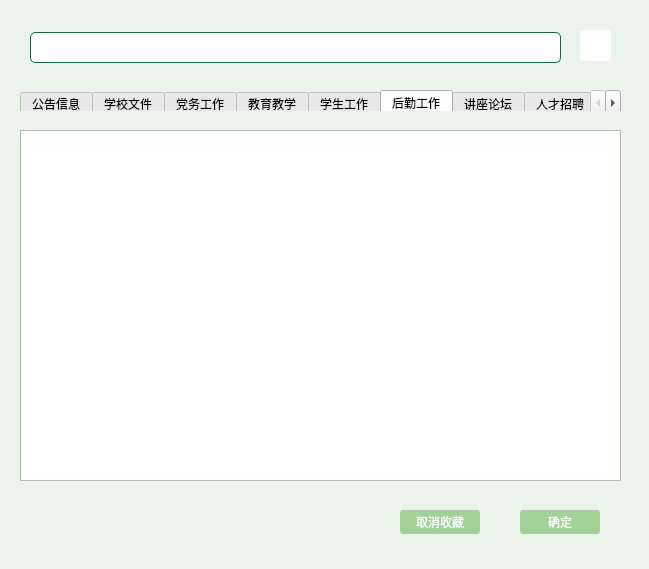
<?xml version="1.0" encoding="UTF-8"?>
<ui version="4.0">
 <class>FavoritesWidget_teacher</class>
 <widget class="QWidget" name="FavoritesWidget_teacher">
  <property name="geometry">
   <rect>
    <x>0</x>
    <y>0</y>
    <width>649</width>
    <height>569</height>
   </rect>
  </property>
  <property name="minimumSize">
   <size>
    <width>649</width>
    <height>569</height>
   </size>
  </property>
  <property name="maximumSize">
   <size>
    <width>649</width>
    <height>569</height>
   </size>
  </property>
  <property name="windowTitle">
   <string>收藏夹</string>
  </property>
  <property name="styleSheet">
   <string notr="true">#FavoritesWidget_teacher{
background-color: rgb(235, 244, 234);
}
QLineEdit {
    border-width: 1px;
    padding: 1px;
    border-style: solid;
	border-color: rgb(22, 102, 57);
    border-radius: 5px;
}

/* As mentioned above, eliminate the padding and increase the border. */
QLineEdit:focus:focus {
    border-width: 3px;
    padding: 0px;
}


QTabBar::tab:selected, QTabBar::tab:hover {
    background: qlineargradient(x1: 0, y1: 0, x2: 0, y2: 1,
                                stop: 0 #fafafa, stop: 0.4 #f4f4f4,
                                stop: 0.5 #e7e7e7, stop: 1.0 #fafafa);
}
.QPushButton:!hover
{
background-color: rgb(162, 210, 152);
color: rgb(255, 255, 255);
font: 9pt &quot;微软雅黑&quot;;
border-color: rgb(255, 255, 255);
border-radius:3px;
 padding: 3px;
}
.QPushButton:hover
{
background-color: rgb(85, 170, 127);
color: rgb(255, 255, 255);
font: 9pt &quot;微软雅黑&quot;;
border-color: rgb(255, 255, 255);
border-radius:3px
}
.QPushButton:pressed {
    padding-left: 5px;
    padding-top: 5px;
}</string>
  </property>
  <widget class="QPushButton" name="searchBtn">
   <property name="geometry">
    <rect>
     <x>580</x>
     <y>30</y>
     <width>31</width>
     <height>31</height>
    </rect>
   </property>
   <property name="styleSheet">
    <string notr="true">image: url(:/image/image/search.png);
background-color: rgb(255, 255, 255);
font: 9pt &quot;微软雅黑&quot;;
</string>
   </property>
   <property name="text">
    <string/>
   </property>
  </widget>
  <widget class="QLineEdit" name="searchEdit">
   <property name="geometry">
    <rect>
     <x>30</x>
     <y>32</y>
     <width>531</width>
     <height>31</height>
    </rect>
   </property>
  </widget>
  <widget class="QListView" name="listView">
   <property name="geometry">
    <rect>
     <x>20</x>
     <y>130</y>
     <width>601</width>
     <height>351</height>
    </rect>
   </property>
  </widget>
  <widget class="QTabWidget" name="tabWidget">
   <property name="geometry">
    <rect>
     <x>20</x>
     <y>90</y>
     <width>601</width>
     <height>21</height>
    </rect>
   </property>
   <property name="currentIndex">
    <number>5</number>
   </property>
   <widget class="QWidget" name="tab1">
    <attribute name="title">
     <string>公告信息</string>
    </attribute>
   </widget>
   <widget class="QWidget" name="tab2">
    <attribute name="title">
     <string>学校文件</string>
    </attribute>
    <widget class="QListView" name="listView_2">
     <property name="geometry">
      <rect>
       <x>0</x>
       <y>0</y>
       <width>641</width>
       <height>371</height>
      </rect>
     </property>
    </widget>
   </widget>
   <widget class="QWidget" name="tab3">
    <attribute name="title">
     <string>党务工作</string>
    </attribute>
    <widget class="QListView" name="listView_3">
     <property name="geometry">
      <rect>
       <x>0</x>
       <y>0</y>
       <width>641</width>
       <height>361</height>
      </rect>
     </property>
    </widget>
   </widget>
   <widget class="QWidget" name="tab4">
    <attribute name="title">
     <string>教育教学</string>
    </attribute>
   </widget>
   <widget class="QWidget" name="tab5">
    <attribute name="title">
     <string>学生工作</string>
    </attribute>
   </widget>
   <widget class="QWidget" name="tab6">
    <attribute name="title">
     <string>后勤工作</string>
    </attribute>
   </widget>
   <widget class="QWidget" name="tab7">
    <attribute name="title">
     <string>讲座论坛</string>
    </attribute>
   </widget>
   <widget class="QWidget" name="tab8">
    <attribute name="title">
     <string>人才招聘</string>
    </attribute>
   </widget>
   <widget class="QWidget" name="tab9">
    <attribute name="title">
     <string>科研事项公示</string>
    </attribute>
   </widget>
  </widget>
  <widget class="QPushButton" name="dropButton">
   <property name="geometry">
    <rect>
     <x>400</x>
     <y>510</y>
     <width>80</width>
     <height>24</height>
    </rect>
   </property>
   <property name="text">
    <string>取消收藏</string>
   </property>
  </widget>
  <widget class="QPushButton" name="exitButton">
   <property name="geometry">
    <rect>
     <x>520</x>
     <y>510</y>
     <width>80</width>
     <height>24</height>
    </rect>
   </property>
   <property name="text">
    <string>确定</string>
   </property>
  </widget>
 </widget>
 <resources/>
 <connections/>
</ui>
